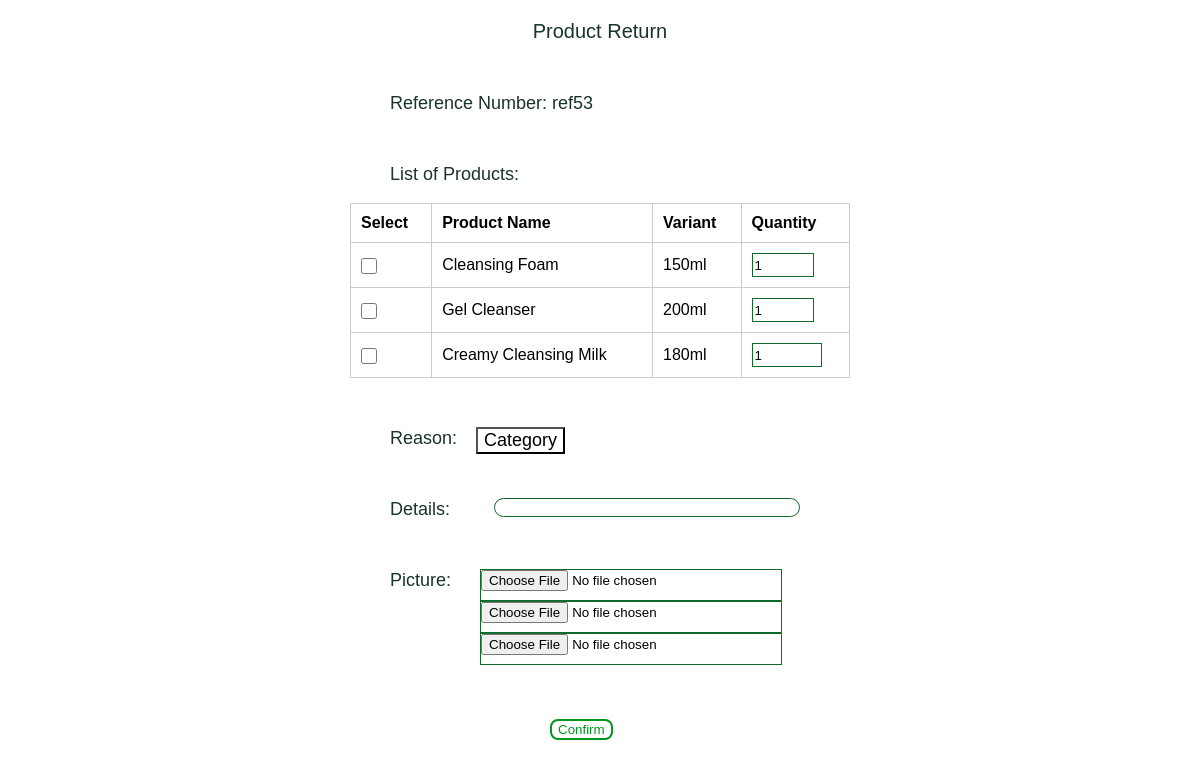
The page /purchaseRecord/popupReturn.php?ref=ref53 on the database its author committed.
### tables this page shows
CREATE TABLE `tblordercheckoutdata` (
  `OrderRefNumber` varchar(100) NOT NULL,
  `ProductName` varchar(100) NOT NULL,
  `volume` varchar(100) NOT NULL,
  `Quantity` int(11) NOT NULL,
  `Price` int(11) NOT NULL
);

### purchaseRecord/popupReturn.php (the view, shortened to what this page needs)
<!DOCTYPE html>
<?php
    include('../includesPHP/database.php');
    $ref = $_GET['ref'];
?>
<html lang="en">
<head>
    <link rel="stylesheet" href="https://cdnjs.cloudflare.com/ajax/libs/font-awesome/6.3.0/css/all.min.css" />
    <link rel="stylesheet" href="../css/style.css">
</head>
<body>
    <div class="return-products-info">
        <p class="ret-title">Product Return</p>
        <p class="ret-cat">Reference Number: <?php echo $ref ?></p>
        <p class="ret-cat">List of Products: </p>
        <table>
            <thead>
                <tr>
                    <th data-th="Checkbox">Select</th>
                    <th data-th="Product Name">Product Name</th>
                    <th data-th="Variant">Variant</th>
                    <th data-th="Quantity">Quantity</th>
                </tr>
            </thead>
            <tbody>
                <?php
                    $sql = "SELECT * FROM tblordercheckoutdata WHERE OrderRefNumber = '$ref'";
                    $result = $conn->query($sql);
                    if (mysqli_num_rows($result) > 0) {
                        while ($row = mysqli_fetch_assoc($result)) {
                            $prodName = $row['ProductName'];
                            $volume = $row['volume'];
                            $quantity = $row['Quantity'];
                            echo "<tr data-ref='$ref'>
                                <td data-th='Checkbox'><input type='checkbox'></td>
                                <td data-th='Product Name' id='ProdName'>$prodName</td>
                                <td data-th='Variant' id='ProdVariant'>$volume</td>
                                <td data-th='Quantity'>
                                    <input type='number' value='1' min='0' max='$quantity' oninput='enforceMaxValue(this)' id='prodQuantity'>
                                </td>
                            </tr>";
                        }
                    }
                ?>
            </tbody>
        </table>
        <p class="ret-cat">Reason: </p>
        <button class="ret-reason-btn" onclick="retconfunc()">Category </button>
        <p class="ret-cat">Details: </p>
        <input type="text" class="ret-details-txtbox" id='reason'>
        <p class="ret-cat">Picture: </p>
            <form class="ret-cat-box" method="post" enctype="multipart/form-data">
                <input class="ret-picture-box" type="file" name="image1" accept="image/*">
                <input class="ret-picture-box" type="file" name="image2" accept="image/*">
                <input class="ret-picture-box" type="file" name="image3" accept="image/*">
            </form>
                <button class="ret-confirm" onclick="returnConfirm('<?php echo $ref?>')">Confirm</button>
    </div>
</body>
</html>

### css/style.css (style rules this page uses)
body { margin: 0px auto 0px auto; font-family: Arial, Helvetica, sans-serif; width: 100%; }
.return-products-info { margin: 0px auto auto auto; width: 500px; height: 420px; }
.ret-title { color: #1a332e; font-size: 20px; text-align: center; }
.ret-cat { font-size: 18px; color: #1a332e; margin-left: 40px; width: fit-content; margin-top: 50px; }
.ret-reason-btn { width: fit-content; background-color: white; color: black; margin: -40px 285px auto auto; float: right; font-size: 18px; }
.ret-details-txtbox { border: 1px solid black; width: 300px; height: auto; float: right; margin: -40px 50px auto auto; border-radius: 10px; }
.ret-picture-box { height: 30px; width: 300px; margin: 0px auto auto auto; border: none; }
.ret-cat-box { height: 100px; width: 300px; margin: -40px auto auto 130px; border: none; }
.ret-confirm { border: 2px solid #009620; border-radius: 8px; background-color: white; color: #009620; width: fit-content; margin: 50px auto auto 200px; }
.loginInput:focus, input:valid { outline: none; border: 1.5px solid #eff1f3; }
p { font-size: 20px; }
.regFormName:focus, input:valid { outline: none; border: 1.5px solid #0f6a2c; }
.regFormName-MI:focus, input:valid { outline: none; border: 1.5px solid #0f6a2c; }
.address, input:valid { outline: none; border: 1.5px solid #0f6a2c; }
.productDes, input:valid { outline: none; border: 1.5px solid #0f6a2c; }
.loginInputM:focus, input:valid { outline: none; border: 1.5px solid #0f6a2c; }

### purchaseRecord/popupReturn.php (style rules this page uses)
table { width: 100%; border-collapse: collapse; margin-bottom: 20px; overflow-x: auto; }
table, th, td { border: 1px solid #ccc; }
th, td { padding: 10px; text-align: left; }
input[type="checkbox"] { width: 16px; height: 16px; margin: 0; vertical-align: middle; }
input[type="number"] { width: auto; height: 20px; }

### rows shown on the page
tblordercheckoutdata: ProductName "Cleansing Foam", volume "150ml"
tblordercheckoutdata: ProductName "Gel Cleanser", volume "200ml"
tblordercheckoutdata: ProductName "Creamy Cleansing Milk", volume "180ml"

### other values the page prints
$ref "ref53"
